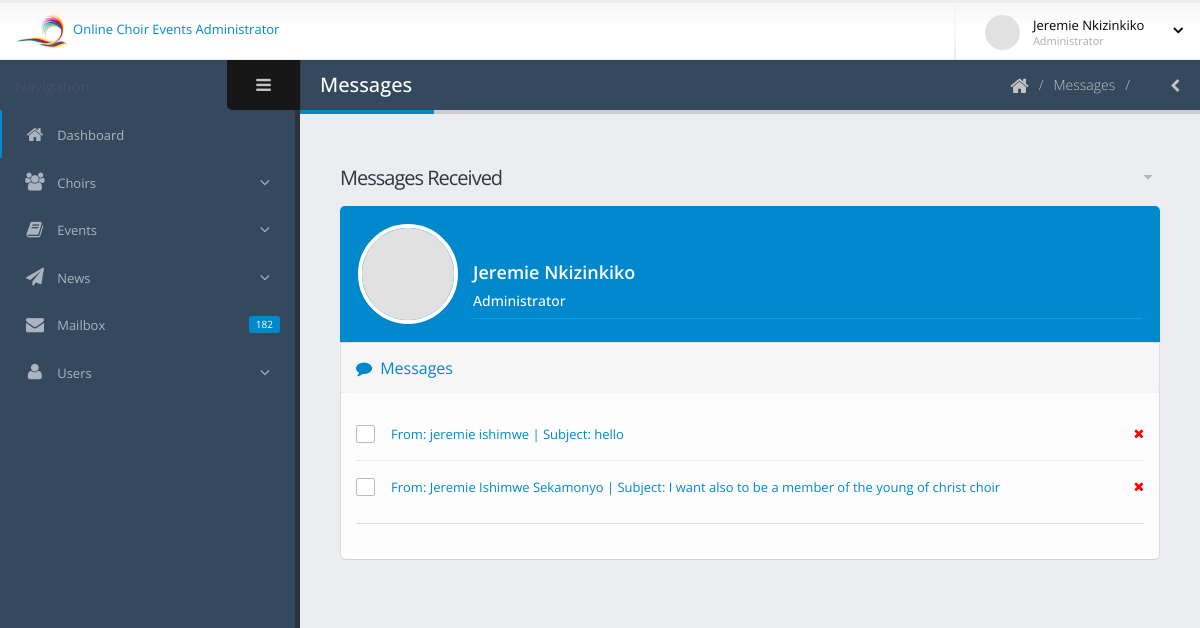
/admin/messages.php (signed in), run on the app's committed database.
### tables this page shows
CREATE TABLE `users` (
  `id` int(10) NOT NULL,
  `fname` varchar(100) NOT NULL,
  `lname` varchar(100) NOT NULL,
  `email` varchar(50) NOT NULL,
  `phone` varchar(50) NOT NULL,
  `type` varchar(50) NOT NULL,
  `choir` int(10) NOT NULL DEFAULT '0',
  `username` varchar(100) DEFAULT NULL,
  `password` varchar(100) NOT NULL,
  `created_at` datetime NOT NULL DEFAULT CURRENT_TIMESTAMP
);

CREATE TABLE `message` (
  `msg_Id` int(10) NOT NULL,
  `msg_senderName` varchar(100) NOT NULL,
  `msg_senderEmail` varchar(100) NOT NULL,
  `msg_subject` varchar(150) NOT NULL,
  `msg_fullText` text NOT NULL,
  `msg_status` varchar(15) NOT NULL DEFAULT 'unread',
  `msg_datetime` datetime NOT NULL DEFAULT CURRENT_TIMESTAMP
);

### admin/messages.php (the view, shortened to what this page needs)
<?php
include_once "includes/header.php";
if(!isset($_SESSION['admin']) && !isset($_SESSION['adminId'])){
	echo "<script type=\"text/javascript\">
				swal({
					title: \"User Not Logged In!\",
					text: \"Please login and proceed...\",
					type: 'error',
					timer: 3000,
					showConfirmButton: false
				});
				setTimeout(function(){
					window.location.href = '../login.php';
				}, 2000);
			</script>";
} else {
	try {
		$sqlSelMsg = 'SELECT * FROM message ORDER BY msg_datetime DESC';
		$stmMsg = $db->prepare($sqlSelMsg);
		$stmMsg->execute();
	} catch (PDOException $ex) {
		echo "An error occured: ".$ex->getMessage();
	}
}
?>
				<section role="main" class="content-body">
					<header class="page-header">
						<h2>Messages</h2>
						<div class="right-wrapper pull-right">
							<ol class="breadcrumbs">
								<li>
									<a href="index.php">
										<i class="fa fa-home"></i>
									</a>
								</li>
								<li><span>Messages</span></li>
								<a class="sidebar-right-toggle"><i class="fa fa-chevron-left"></i></a>
							</ol>
						</div>
					</header>
					<div class="row">
						<div class="col-md-6 col-lg-12 col-xl-6">
							<section class="panel panel-transparent">
								<header class="panel-heading">
									<div class="panel-actions">
										<a href="#" class="fa fa-caret-down"></a>
									</div>
									<h2 class="panel-title">Messages Received</h2>
								</header>
								<div class="panel-body">
									<section class="panel panel-group">
										<header class="panel-heading bg-primary">
											<div class="widget-profile-info">
												<div class="profile-picture">
													<img src="assets/img/!logged-user.jpg">
												</div>
												<div class="profile-info">
													<h4 class="name text-semibold"><?php if(isset($adminFname)) echo $adminFname." ".$adminLname; ?></h4>
													<h5 class="role">Administrator</h5>
													<div class="profile-footer">
													</div>
												</div>
											</div>
										</header>
										<div id="accordion">
											<div class="panel panel-accordion panel-accordion-first">
												<div class="panel-heading">
													<h4 class="panel-title">
														<a class="accordion-toggle" data-toggle="collapse" data-parent="#accordion" href="#collapse1One">
															<i class="fa fa-comment"></i> Messages
														</a>
													</h4>
												</div>
												<div id="collapse1One" class="accordion-body collapse in">
													<div class="panel-body">
														<ul class="widget-todo-list">
															<?php
															while($rowMsg = $stmMsg->fetch()){
																$msgId = $rowMsg['msg_Id'];
																$msgSenderName = $rowMsg['msg_senderName'];
																$msgSubject = $rowMsg['msg_subject'];
																$msgStatus = $rowMsg['msg_status'];
																?>
																<li>
																	<div class="checkbox-custom checkbox-default">
																		<label class="todo-label" for="todoListItem1" <?php if($msgStatus === 'unread') echo "style='font-weight: bold'"; ?> >
																			<a href="message-read.php?msgId=<?php echo $msgId ?>" title="Read Message">
																				<span>From: <?php if(isset($msgSenderName)) echo $msgSenderName; ?> | Subject: <?php if(isset($msgSubject)) echo $msgSubject; ?></span>
																			</a>
																		</label>
																	</div>
																	<div class="todo-actions">
																		<a class="" href="message-delete.php?msgId=<?php echo $msgId ?>" onclick="return confirm('Are you sure you want to delete this message?')" title="Delete Message">
																			<i class="fa fa-times" style="color: red"></i>
																		</a>
																	</div>
																</li><?php
															}
															?>
														</ul>
														<hr class="solid mt-sm mb-lg">
													</div>
												</div>
											</div>
										</div>
									</section>
								</div>
							</section>
						</div>
					</div>
				</section>
			</div>
<?php
include_once "includes/footer.php";
?>

### admin/includes/header.php (shortened to what this page needs)
<?php
include_once "includes/connect.php";
if(isset($_SESSION['admin']) && isset($_SESSION['adminId'])){
	try {
		$sqlSelectUser = 'SELECT * FROM users WHERE id = :adminId';
		$stmUser = $db->prepare($sqlSelectUser);
		$stmUser->execute(array(':adminId'=>$_SESSION['adminId']));
		while($rowUser = $stmUser->fetch()){
			$adminFname = $rowUser['fname'];
			$adminLname = $rowUser['lname'];
		}
	} catch (PDOException $ex) {
		echo "An error occured: ".$ex->getMessage();
	}
}
?>
<!DOCTYPE html>
<html lang="en">
<head>
	<link rel="stylesheet" href="assets/vendor/bootstrap/css/bootstrap.css" />
	<link rel="stylesheet" href="assets/vendor/font-awesome/css/font-awesome.css" />
	<link rel="stylesheet" href="assets/vendor/magnific-popup/magnific-popup.css" />
	<link rel="stylesheet" href="assets/vendor/bootstrap-datepicker/css/datepicker3.css" />
	<link rel="stylesheet" href="assets/vendor/jquery-ui/css/ui-lightness/jquery-ui-1.10.4.custom.css" />
	<link rel="stylesheet" href="assets/vendor/bootstrap-multiselect/bootstrap-multiselect.css" />
	<link rel="stylesheet" href="assets/vendor/morris/morris.css" />
	<link rel="stylesheet" href="assets/vendor/select2/select2.css" />
	<link rel="stylesheet" href="assets/vendor/jquery-datatables-bs3/assets/css/datatables.css" />
	<link rel="stylesheet" href="assets/vendor/summernote/summernote.css" />
	<link rel="stylesheet" href="assets/vendor/summernote/summernote-bs3.css" />
	<link rel="stylesheet" href="assets/<meta name="keywords" content="HTML5 Admin Template" />
	<link rel="stylesheet" href="assets/css/theme.css" />
	<link rel="stylesheet" href="assets/css/skins/default.css" />
	<link rel="stylesheet" href="assets/css/theme-custom.css">
	<link rel="stylesheet" href="assets/css/skins/default.css" />
	<link rel="stylesheet" href="assets/css/theme-custom.css">
	<link href="assets/css/sweetalert.css" rel="stylesheet">
</head>
<body>
		<section class="body">
			<header class="header">
				<div class="logo-container">
					<a href="index.php" class="logo">
						<img src="assets/img/f.png" height="35" alt="JSOFT Admin" /> Online Choir Events Administrator
					</a>
				</div>
				<div class="header-right">
					<span class="separator"></span>
					<div id="userbox" class="userbox">
						<a href="#" data-toggle="dropdown">
							<figure class="profile-picture">
								<img src="assets/img/!logged-user.jpg" alt="Joseph Doe" class="img-circle" data-lock-picture="assets/img/!logged-user.jpg" />
							</figure>
							<div class="profile-info" data-lock-name="John Doe" data-lock-email="johndoe@JSOFT.com">
								<span class="name"><?php if(isset($adminFname)) echo $adminFname." ".$adminLname; ?></span>
								<span class="role">Administrator</span>
							</div>
							<i class="fa custom-caret"></i>
						</a>
					</div>
				</div>
			</header>
			<div class="inner-wrapper">
				<aside id="sidebar-left" class="sidebar-left">
					<div class="sidebar-header">
						<div class="sidebar-title">
						</div>
						<div class="sidebar-toggle hidden-xs" data-toggle-class="sidebar-left-collapsed" data-target="html" data-fire-event="sidebar-left-toggle">
							<i class="fa fa-bars" aria-label="Toggle sidebar"></i>
						</div>
					</div>
					<div class="nano">
						<div class="nano-content">
							<nav id="menu" class="nav-main" role="navigation">
								<ul class="nav nav-main">
									<li class="nav-active">
										<a href="index.php">
											<i class="fa fa-home" aria-hidden="true"></i>
											<span>Dashboard</span>
										</a>
									</li>
									<li class="nav-parent">
										<a>
											<i class="fa fa-group" aria-hidden="true"></i>
											<span>Choirs</span>
										</a>
									</li>
									<li class="nav-parent">
										<a>
											<i class="fa fa-book" aria-hidden="true"></i>
											<span>Events</span>
										</a>
									</li>
									<li class="nav-parent">
										<a>
											<i class="fa fa-paper-plane" aria-hidden="true"></i>
											<span>News</span>
										</a>
									</li>
									<li>
										<a href="messages.php">
											<span class="pull-right label label-primary">182</span>
											<i class="fa fa-envelope" aria-hidden="true"></i>
											<span>Mailbox</span>
										</a>
									</li>
									<li class="nav-parent">
										<a>
											<i class="fa fa-user" aria-hidden="true"></i>
											<span>Users</span>
										</a>
									</li>
								</ul>
							</nav>
							<hr class="separator" />
						</div>
					</div>
				</aside>

### admin/assets/css/skins/default.css (style rules this page uses)
a, .btn-link { color: #0088cc; }
.label-primary { background: #0088cc; }
.bg-primary { background: #0088cc; }
.page-header h2 { border-bottom-color: #0088cc; }
ul.nav-main > li.nav-active > a { box-shadow: 2px 0 0 #0088cc inset; }
.panel-group .panel-accordion .panel-heading a { color: #0088cc; }
.panel-heading.bg-primary { background: #0088cc; }
.widget-profile-info .profile-info .profile-footer { border-top-color: rgba(0, 170, 255, 0.7); }

### data on the page
users: fname "Jeremie", lname "Nkizinkiko"
message: msg_senderName "jeremie ishimwe", msg_subject "hello"
message: msg_senderName "Jeremie Ishimwe Sekamonyo", msg_subject "I want also to be a member of the young of christ choir"
